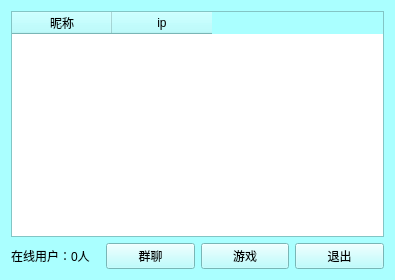
<?xml version="1.0" encoding="UTF-8"?>
<ui version="4.0">
 <class>Widget</class>
 <widget class="QWidget" name="Widget">
  <property name="enabled">
   <bool>true</bool>
  </property>
  <property name="geometry">
   <rect>
    <x>0</x>
    <y>0</y>
    <width>393</width>
    <height>280</height>
   </rect>
  </property>
  <property name="palette">
   <palette>
    <active>
     <colorrole role="WindowText">
      <brush brushstyle="SolidPattern">
       <color alpha="255">
        <red>0</red>
        <green>0</green>
        <blue>0</blue>
       </color>
      </brush>
     </colorrole>
     <colorrole role="Button">
      <brush brushstyle="SolidPattern">
       <color alpha="255">
        <red>170</red>
        <green>255</green>
        <blue>255</blue>
       </color>
      </brush>
     </colorrole>
     <colorrole role="Light">
      <brush brushstyle="SolidPattern">
       <color alpha="255">
        <red>255</red>
        <green>255</green>
        <blue>255</blue>
       </color>
      </brush>
     </colorrole>
     <colorrole role="Midlight">
      <brush brushstyle="SolidPattern">
       <color alpha="255">
        <red>212</red>
        <green>255</green>
        <blue>255</blue>
       </color>
      </brush>
     </colorrole>
     <colorrole role="Dark">
      <brush brushstyle="SolidPattern">
       <color alpha="255">
        <red>85</red>
        <green>127</green>
        <blue>127</blue>
       </color>
      </brush>
     </colorrole>
     <colorrole role="Mid">
      <brush brushstyle="SolidPattern">
       <color alpha="255">
        <red>113</red>
        <green>170</green>
        <blue>170</blue>
       </color>
      </brush>
     </colorrole>
     <colorrole role="Text">
      <brush brushstyle="SolidPattern">
       <color alpha="255">
        <red>0</red>
        <green>0</green>
        <blue>0</blue>
       </color>
      </brush>
     </colorrole>
     <colorrole role="BrightText">
      <brush brushstyle="SolidPattern">
       <color alpha="255">
        <red>255</red>
        <green>255</green>
        <blue>255</blue>
       </color>
      </brush>
     </colorrole>
     <colorrole role="ButtonText">
      <brush brushstyle="SolidPattern">
       <color alpha="255">
        <red>0</red>
        <green>0</green>
        <blue>0</blue>
       </color>
      </brush>
     </colorrole>
     <colorrole role="Base">
      <brush brushstyle="SolidPattern">
       <color alpha="255">
        <red>255</red>
        <green>255</green>
        <blue>255</blue>
       </color>
      </brush>
     </colorrole>
     <colorrole role="Window">
      <brush brushstyle="SolidPattern">
       <color alpha="255">
        <red>170</red>
        <green>255</green>
        <blue>255</blue>
       </color>
      </brush>
     </colorrole>
     <colorrole role="Shadow">
      <brush brushstyle="SolidPattern">
       <color alpha="255">
        <red>0</red>
        <green>0</green>
        <blue>0</blue>
       </color>
      </brush>
     </colorrole>
     <colorrole role="AlternateBase">
      <brush brushstyle="SolidPattern">
       <color alpha="255">
        <red>212</red>
        <green>255</green>
        <blue>255</blue>
       </color>
      </brush>
     </colorrole>
     <colorrole role="ToolTipBase">
      <brush brushstyle="SolidPattern">
       <color alpha="255">
        <red>255</red>
        <green>255</green>
        <blue>220</blue>
       </color>
      </brush>
     </colorrole>
     <colorrole role="ToolTipText">
      <brush brushstyle="SolidPattern">
       <color alpha="255">
        <red>0</red>
        <green>0</green>
        <blue>0</blue>
       </color>
      </brush>
     </colorrole>
    </active>
    <inactive>
     <colorrole role="WindowText">
      <brush brushstyle="SolidPattern">
       <color alpha="255">
        <red>0</red>
        <green>0</green>
        <blue>0</blue>
       </color>
      </brush>
     </colorrole>
     <colorrole role="Button">
      <brush brushstyle="SolidPattern">
       <color alpha="255">
        <red>170</red>
        <green>255</green>
        <blue>255</blue>
       </color>
      </brush>
     </colorrole>
     <colorrole role="Light">
      <brush brushstyle="SolidPattern">
       <color alpha="255">
        <red>255</red>
        <green>255</green>
        <blue>255</blue>
       </color>
      </brush>
     </colorrole>
     <colorrole role="Midlight">
      <brush brushstyle="SolidPattern">
       <color alpha="255">
        <red>212</red>
        <green>255</green>
        <blue>255</blue>
       </color>
      </brush>
     </colorrole>
     <colorrole role="Dark">
      <brush brushstyle="SolidPattern">
       <color alpha="255">
        <red>85</red>
        <green>127</green>
        <blue>127</blue>
       </color>
      </brush>
     </colorrole>
     <colorrole role="Mid">
      <brush brushstyle="SolidPattern">
       <color alpha="255">
        <red>113</red>
        <green>170</green>
        <blue>170</blue>
       </color>
      </brush>
     </colorrole>
     <colorrole role="Text">
      <brush brushstyle="SolidPattern">
       <color alpha="255">
        <red>0</red>
        <green>0</green>
        <blue>0</blue>
       </color>
      </brush>
     </colorrole>
     <colorrole role="BrightText">
      <brush brushstyle="SolidPattern">
       <color alpha="255">
        <red>255</red>
        <green>255</green>
        <blue>255</blue>
       </color>
      </brush>
     </colorrole>
     <colorrole role="ButtonText">
      <brush brushstyle="SolidPattern">
       <color alpha="255">
        <red>0</red>
        <green>0</green>
        <blue>0</blue>
       </color>
      </brush>
     </colorrole>
     <colorrole role="Base">
      <brush brushstyle="SolidPattern">
       <color alpha="255">
        <red>255</red>
        <green>255</green>
        <blue>255</blue>
       </color>
      </brush>
     </colorrole>
     <colorrole role="Window">
      <brush brushstyle="SolidPattern">
       <color alpha="255">
        <red>170</red>
        <green>255</green>
        <blue>255</blue>
       </color>
      </brush>
     </colorrole>
     <colorrole role="Shadow">
      <brush brushstyle="SolidPattern">
       <color alpha="255">
        <red>0</red>
        <green>0</green>
        <blue>0</blue>
       </color>
      </brush>
     </colorrole>
     <colorrole role="AlternateBase">
      <brush brushstyle="SolidPattern">
       <color alpha="255">
        <red>212</red>
        <green>255</green>
        <blue>255</blue>
       </color>
      </brush>
     </colorrole>
     <colorrole role="ToolTipBase">
      <brush brushstyle="SolidPattern">
       <color alpha="255">
        <red>255</red>
        <green>255</green>
        <blue>220</blue>
       </color>
      </brush>
     </colorrole>
     <colorrole role="ToolTipText">
      <brush brushstyle="SolidPattern">
       <color alpha="255">
        <red>0</red>
        <green>0</green>
        <blue>0</blue>
       </color>
      </brush>
     </colorrole>
    </inactive>
    <disabled>
     <colorrole role="WindowText">
      <brush brushstyle="SolidPattern">
       <color alpha="255">
        <red>85</red>
        <green>127</green>
        <blue>127</blue>
       </color>
      </brush>
     </colorrole>
     <colorrole role="Button">
      <brush brushstyle="SolidPattern">
       <color alpha="255">
        <red>170</red>
        <green>255</green>
        <blue>255</blue>
       </color>
      </brush>
     </colorrole>
     <colorrole role="Light">
      <brush brushstyle="SolidPattern">
       <color alpha="255">
        <red>255</red>
        <green>255</green>
        <blue>255</blue>
       </color>
      </brush>
     </colorrole>
     <colorrole role="Midlight">
      <brush brushstyle="SolidPattern">
       <color alpha="255">
        <red>212</red>
        <green>255</green>
        <blue>255</blue>
       </color>
      </brush>
     </colorrole>
     <colorrole role="Dark">
      <brush brushstyle="SolidPattern">
       <color alpha="255">
        <red>85</red>
        <green>127</green>
        <blue>127</blue>
       </color>
      </brush>
     </colorrole>
     <colorrole role="Mid">
      <brush brushstyle="SolidPattern">
       <color alpha="255">
        <red>113</red>
        <green>170</green>
        <blue>170</blue>
       </color>
      </brush>
     </colorrole>
     <colorrole role="Text">
      <brush brushstyle="SolidPattern">
       <color alpha="255">
        <red>85</red>
        <green>127</green>
        <blue>127</blue>
       </color>
      </brush>
     </colorrole>
     <colorrole role="BrightText">
      <brush brushstyle="SolidPattern">
       <color alpha="255">
        <red>255</red>
        <green>255</green>
        <blue>255</blue>
       </color>
      </brush>
     </colorrole>
     <colorrole role="ButtonText">
      <brush brushstyle="SolidPattern">
       <color alpha="255">
        <red>85</red>
        <green>127</green>
        <blue>127</blue>
       </color>
      </brush>
     </colorrole>
     <colorrole role="Base">
      <brush brushstyle="SolidPattern">
       <color alpha="255">
        <red>170</red>
        <green>255</green>
        <blue>255</blue>
       </color>
      </brush>
     </colorrole>
     <colorrole role="Window">
      <brush brushstyle="SolidPattern">
       <color alpha="255">
        <red>170</red>
        <green>255</green>
        <blue>255</blue>
       </color>
      </brush>
     </colorrole>
     <colorrole role="Shadow">
      <brush brushstyle="SolidPattern">
       <color alpha="255">
        <red>0</red>
        <green>0</green>
        <blue>0</blue>
       </color>
      </brush>
     </colorrole>
     <colorrole role="AlternateBase">
      <brush brushstyle="SolidPattern">
       <color alpha="255">
        <red>170</red>
        <green>255</green>
        <blue>255</blue>
       </color>
      </brush>
     </colorrole>
     <colorrole role="ToolTipBase">
      <brush brushstyle="SolidPattern">
       <color alpha="255">
        <red>255</red>
        <green>255</green>
        <blue>220</blue>
       </color>
      </brush>
     </colorrole>
     <colorrole role="ToolTipText">
      <brush brushstyle="SolidPattern">
       <color alpha="255">
        <red>0</red>
        <green>0</green>
        <blue>0</blue>
       </color>
      </brush>
     </colorrole>
    </disabled>
   </palette>
  </property>
  <property name="windowTitle">
   <string>局域网聊天室</string>
  </property>
  <layout class="QVBoxLayout" name="verticalLayout">
   <item>
    <layout class="QGridLayout" name="gridLayout">
     <item row="1" column="0">
      <layout class="QHBoxLayout" name="horizontalLayout">
       <item>
        <widget class="QLabel" name="lbOnline">
         <property name="text">
          <string>在线用户：0人</string>
         </property>
        </widget>
       </item>
       <item>
        <widget class="QPushButton" name="btnAll">
         <property name="text">
          <string>群聊</string>
         </property>
        </widget>
       </item>
       <item>
        <widget class="QPushButton" name="btnGame">
         <property name="text">
          <string>游戏</string>
         </property>
        </widget>
       </item>
       <item>
        <widget class="QPushButton" name="btnCancel">
         <property name="text">
          <string>退出</string>
         </property>
        </widget>
       </item>
      </layout>
     </item>
     <item row="0" column="0">
      <widget class="QTableWidget" name="tableWidget">
       <property name="minimumSize">
        <size>
         <width>373</width>
         <height>0</height>
        </size>
       </property>
       <property name="editTriggers">
        <set>QAbstractItemView::NoEditTriggers</set>
       </property>
       <column>
        <property name="text">
         <string>昵称</string>
        </property>
        <property name="icon">
         <iconset>
          <normalon>:/new/prefix1/image/User.png</normalon>
         </iconset>
        </property>
       </column>
       <column>
        <property name="text">
         <string>ip</string>
        </property>
       </column>
      </widget>
     </item>
    </layout>
   </item>
  </layout>
 </widget>
 <layoutdefault spacing="6" margin="11"/>
 <resources/>
 <connections/>
</ui>
